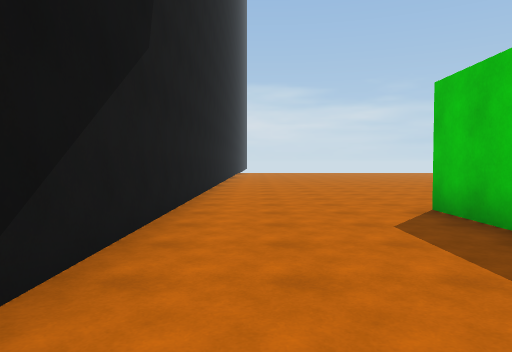
view 1 (above)

24 first-person views from a walk through a scene from a Unity 3-D project. The camera is 1.4 m above the floor, tilts 2° down and sees 70° across. The floor is counted in squares, 2 m on a side. Each view is taken from the middle of a square. On the plan, view 1 faces up. The plan holds only what a view shows up to about 11 squares ahead; the rest is blank. The place goes on beyond the plan.

view 2
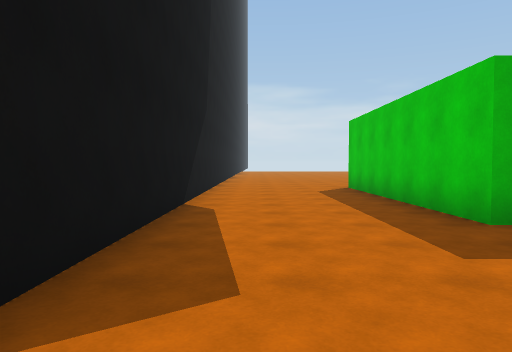

view 3
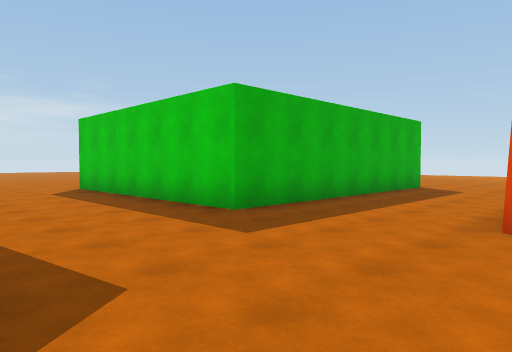

view 4
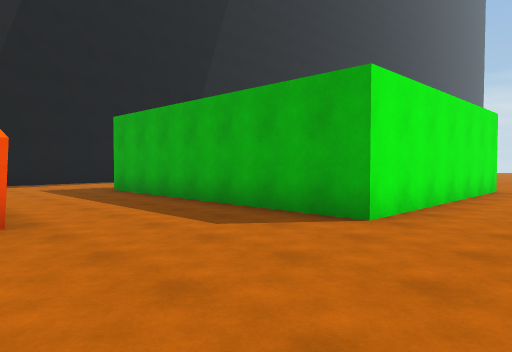

view 5
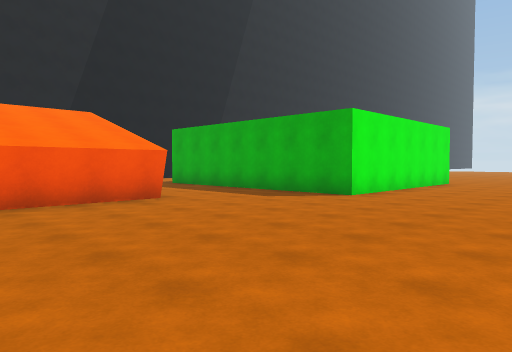

view 6
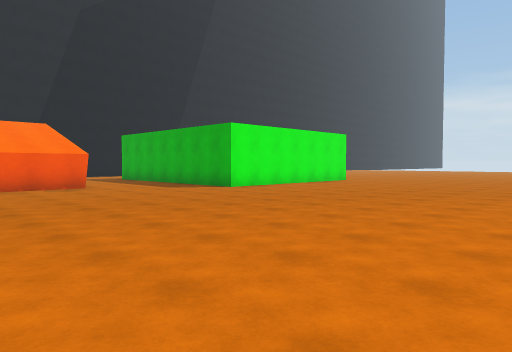

view 7
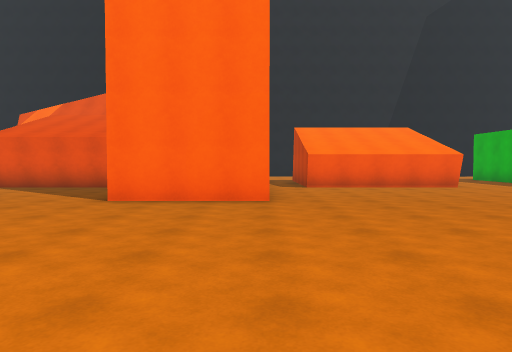

view 8
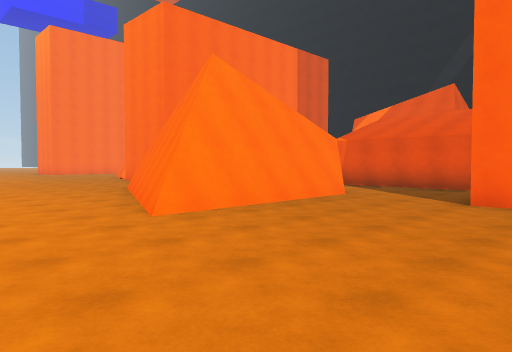

view 9
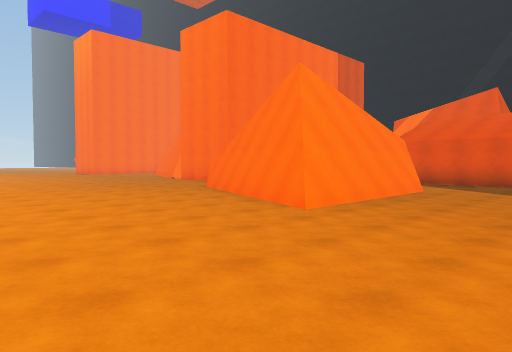

view 10
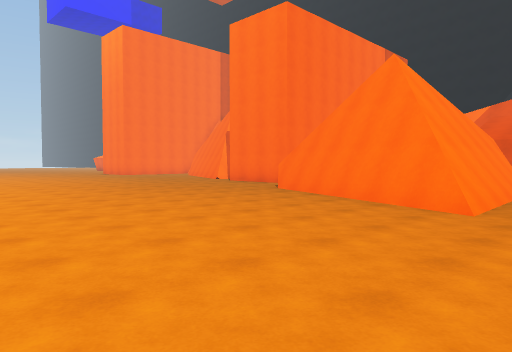

view 11
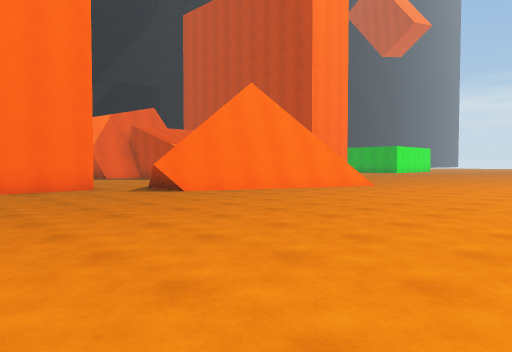

view 12
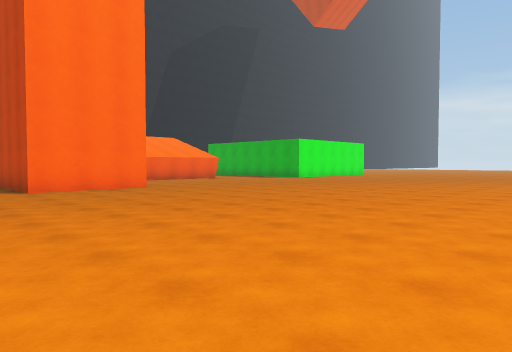

view 13
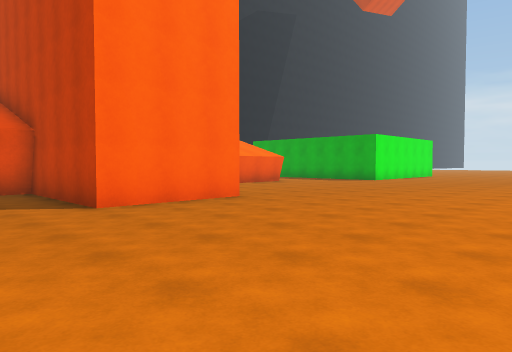

view 14
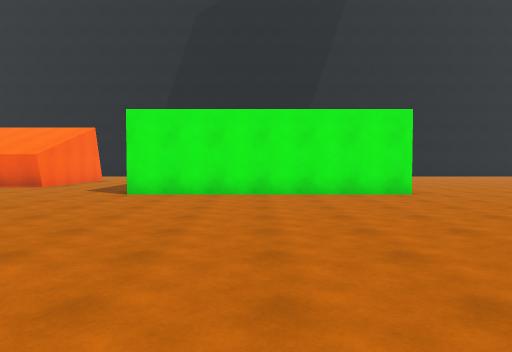

view 15
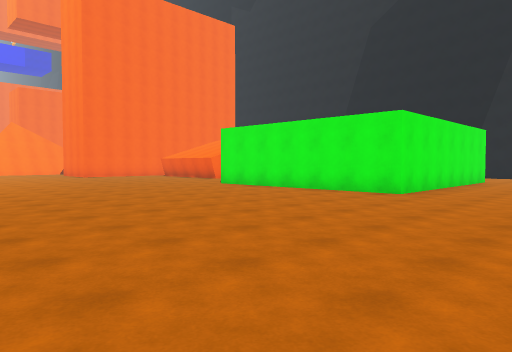

view 16
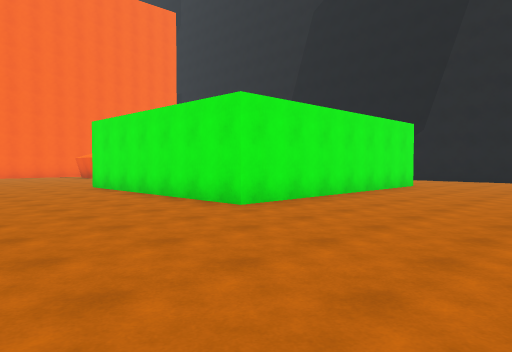

view 17
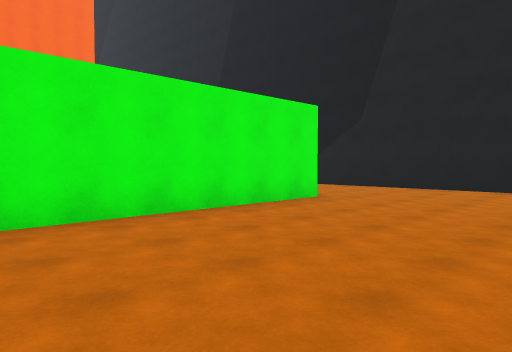

view 18
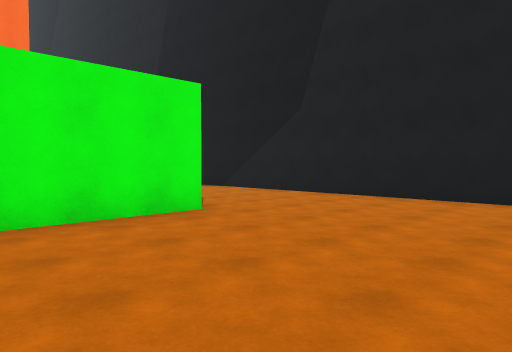

view 19
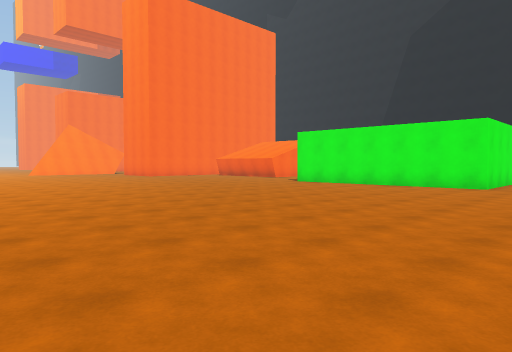

view 20
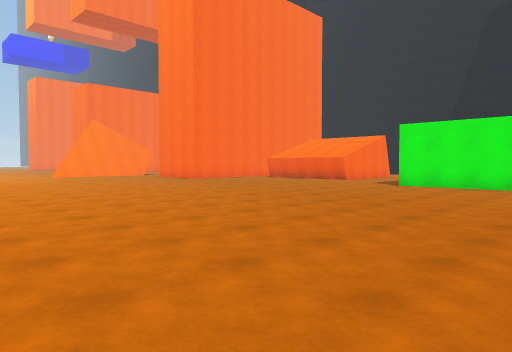

view 21
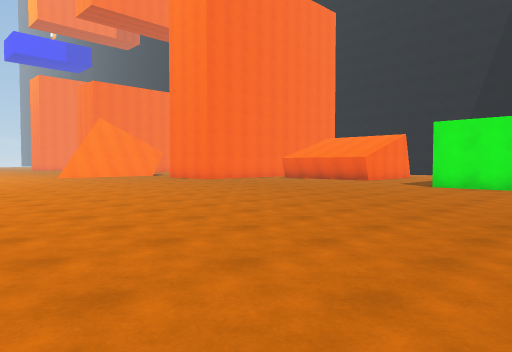

view 22
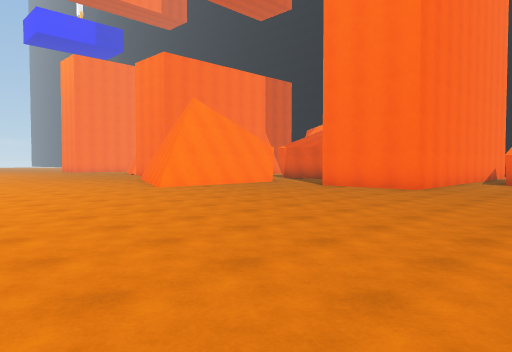

view 23
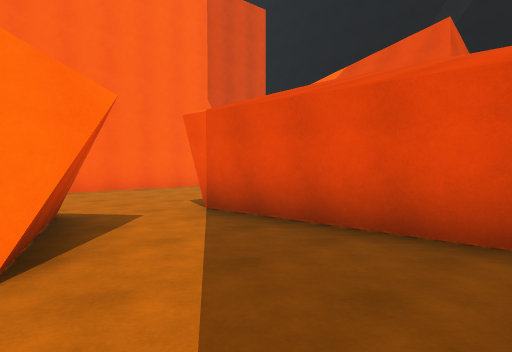

view 24
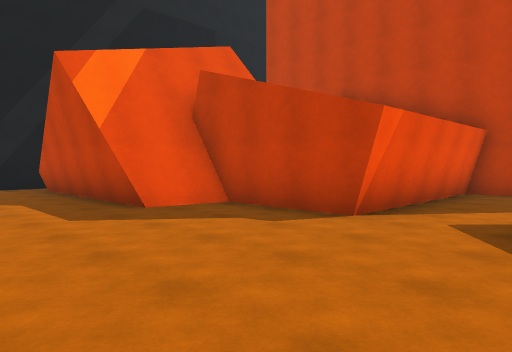

### Floor plan
Points are (right, up) in squares from view 1. A wall is a line through its corners. A room is listed if a view was taken in it or the views show most of it. See-through windows are left out.
Room 1 (views 1, 2, 3, 4, 5, 6, 7, 8, 9, 10, 11, 12, 13, 14, 15, 16, 17, 18, 19, 20, 21, 22, 23)
walls: (9.8, -0.9) (2.7, -0.9) (2.7, 5.5) (9.8, 5.5) (9.8, -0.9); (7, -4.2) (7.7, -4.2) (7.7, -8.5) (7, -8.5); (9.1, -9.7) (11.3, -9.7) (11.3, -12.7) (7.7, -12.7) (7.7, -15.4); (15.1, -15.6) (14.6, -16.6); (15.2, -15.6) (12.9, -21.2); (9.8, -15.9) (15.3, -15.8); (14.5, -16.8) (12.7, -21.2) (12.4, -21.2); (11.3, -22.1) (11.3, -24.4); (-1.2, 10.5) (-1.2, -3.2)
low walls: (10.4, -15.7) (15.1, -15.6); (13.3, -21) (11.8, -21)
ways out: opening at (8.5, -16.5) to room 2; opening at (11, -22) to room 2
Room 2 (view 24)
walls: (4.6, -22.2) (7.9, -22.2); (4.4, -19.3) (-0.5, -19.3); (4.5, -17.6) (4.2, -19.5); (-1.2, -19) (-1.2, -20.1); (9.5, -18) (10.4, -15.7); (9.4, -17.5) (10.1, -15.9); (7.7, -15.4) (7.7, -17.6) (4.7, -17.6)
low walls: (4.7, -17.6) (4.4, -19.3)
ways out: opening at (8.5, -16.5) to room 1; opening at (11, -22) to room 1

Where each view was taken, in squares from view 1:
view 1: 0 up, 0 right, facing up
view 2: 5 down, 0 right, facing up
view 3: 5 down, 1 left, facing up-right
view 4: 5 down, 12 right, facing up-left
view 5: 8 down, 14 right, facing up-left
view 6: 8 down, 18 right, facing up-left
view 7: 10 down, 18 right, facing left
view 8: 11 down, 18 right, facing down-left
view 9: 12 down, 20 right, facing down-left
view 10: 14 down, 21 right, facing down-left
view 11: 26 down, 21 right, facing up-left
view 12: 15 down, 21 right, facing up-left
view 13: 15 down, 17 right, facing up-left
view 14: 2 up, 18 right, facing left
view 15: 9 up, 18 right, facing down-left
view 16: 10 up, 14 right, facing down-left
view 17: 10 up, 9 right, facing down-left
view 18: 10 up, 6 right, facing down-left
view 19: 8 up, 21 right, facing down-left
view 20: 4 up, 21 right, facing down-left
view 21: 3 up, 21 right, facing down-left
view 22: 6 down, 21 right, facing down-left
view 23: 13 down, 11 right, facing down-left
view 24: 22 down, 10 right, facing up-left
